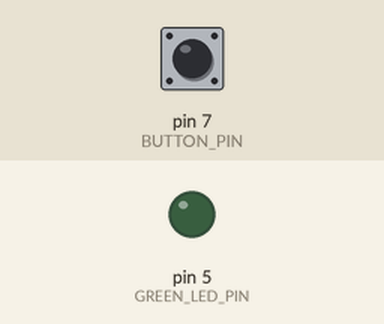
Simulated run of this sketch. Board: Arduino Uno, built with avr-gcc and run on an emulated ATmega328P. Shown: output pins drawn as LEDs (lit = HIGH). Inputs (shaded band) come from the test bench; at power-on: pin 7 (BUTTON_PIN) HIGH. What the sketch prints to the serial monitor is not drawn.

Above: at 1.2 s.
1.3 s: pin 7 (BUTTON_PIN) pulled LOW for 0.15 s
At 1.37 s:
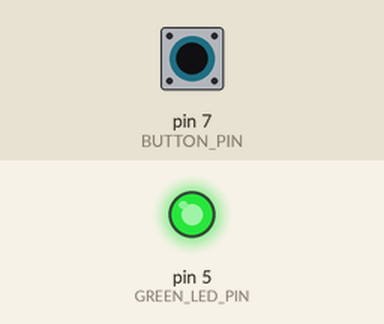
2.9 s: pin 7 (BUTTON_PIN) pulled LOW for 3.2 s
At 7.3 s:
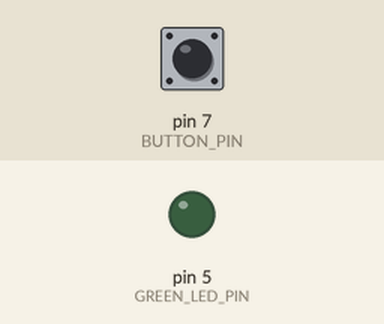
Timing chart, 0 to 8.8 s (numbered marks = the images above; inputs shaded):
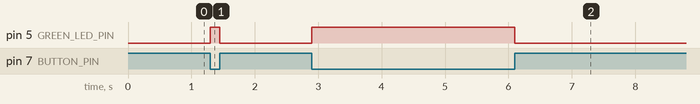

The sketch:

basic_button_led.ino
```cpp
const int BUTTON_PIN = 7;
const int GREEN_LED_PIN = 5;

int state = 0;

void setup() {
  pinMode(BUTTON_PIN, INPUT_PULLUP);
  pinMode(GREEN_LED_PIN, OUTPUT);
  Serial.begin(9600);


}

void loop() {
    state = digitalRead(BUTTON_PIN);
    if(state == LOW) {
       digitalWrite(GREEN_LED_PIN, HIGH);
       Serial.print(state);

    } else {
        digitalWrite(GREEN_LED_PIN, LOW);
         Serial.print(state);
   }
}
```

Measured:
- after the input at 1.3 s, pin 5 (GREEN_LED_PIN): LOW → HIGH at once, → LOW 0.15 s later
- after the input at 2.9 s, pin 5 (GREEN_LED_PIN): LOW → HIGH at once, → LOW 3.2 s later
